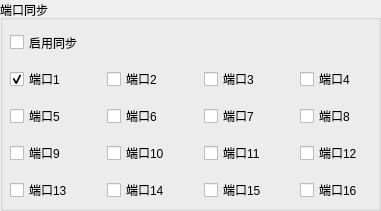
         <widget class="QGroupBox" name="groupBox_3">
          <property name="geometry">
           <rect>
            <x>10</x>
            <y>230</y>
            <width>381</width>
            <height>211</height>
           </rect>
          </property>
          <property name="title">
           <string>端口同步</string>
          </property>
          <widget class="QCheckBox" name="checkBox_34">
           <property name="geometry">
            <rect>
             <x>10</x>
             <y>30</y>
             <width>87</width>
             <height>25</height>
            </rect>
           </property>
           <property name="text">
            <string>启用同步</string>
           </property>
          </widget>
          <widget class="QWidget" name="layoutWidget">
           <property name="geometry">
            <rect>
             <x>10</x>
             <y>60</y>
             <width>381</width>
             <height>151</height>
            </rect>
           </property>
           <layout class="QVBoxLayout" name="verticalLayout_8">
            <item>
             <layout class="QHBoxLayout" name="horizontalLayout_46">
              <item>
               <widget class="QCheckBox" name="checkBox_35">
                <property name="text">
                 <string>端口1</string>
                </property>
                <property name="checked">
                 <bool>true</bool>
                </property>
               </widget>
              </item>
              <item>
               <widget class="QCheckBox" name="checkBox_36">
                <property name="text">
                 <string>端口2</string>
                </property>
               </widget>
              </item>
              <item>
               <widget class="QCheckBox" name="checkBox_37">
                <property name="text">
                 <string>端口3</string>
                </property>
               </widget>
              </item>
              <item>
               <widget class="QCheckBox" name="checkBox_38">
                <property name="text">
                 <string>端口4</string>
                </property>
               </widget>
              </item>
             </layout>
            </item>
            <item>
             <layout class="QHBoxLayout" name="horizontalLayout_47">
              <item>
               <widget class="QCheckBox" name="checkBox_39">
                <property name="text">
                 <string>端口5</string>
                </property>
               </widget>
              </item>
              <item>
               <widget class="QCheckBox" name="checkBox_40">
                <property name="text">
                 <string>端口6</string>
                </property>
               </widget>
              </item>
              <item>
               <widget class="QCheckBox" name="checkBox_41">
                <property name="text">
                 <string>端口7</string>
                </property>
               </widget>
              </item>
              <item>
               <widget class="QCheckBox" name="checkBox_42">
                <property name="text">
                 <string>端口8</string>
                </property>
               </widget>
              </item>
             </layout>
            </item>
            <item>
             <layout class="QHBoxLayout" name="horizontalLayout_48">
              <item>
               <widget class="QCheckBox" name="checkBox_43">
                <property name="text">
                 <string>端口9</string>
                </property>
               </widget>
              </item>
              <item>
               <widget class="QCheckBox" name="checkBox_44">
                <property name="text">
                 <string>端口10</string>
                </property>
               </widget>
              </item>
              <item>
               <widget class="QCheckBox" name="checkBox_45">
                <property name="text">
                 <string>端口11</string>
                </property>
               </widget>
              </item>
              <item>
               <widget class="QCheckBox" name="checkBox_46">
                <property name="text">
                 <string>端口12</string>
                </property>
               </widget>
              </item>
             </layout>
            </item>
            <item>
             <layout class="QHBoxLayout" name="horizontalLayout_49">
              <item>
               <widget class="QCheckBox" name="checkBox_47">
                <property name="text">
                 <string>端口13</string>
                </property>
               </widget>
              </item>
              <item>
               <widget class="QCheckBox" name="checkBox_48">
                <property name="text">
                 <string>端口14</string>
                </property>
               </widget>
              </item>
              <item>
               <widget class="QCheckBox" name="checkBox_49">
                <property name="text">
                 <string>端口15</string>
                </property>
               </widget>
              </item>
              <item>
               <widget class="QCheckBox" name="checkBox_50">
                <property name="text">
                 <string>端口16</string>
                </property>
               </widget>
              </item>
             </layout>
            </item>
           </layout>
          </widget>
         </widget>
